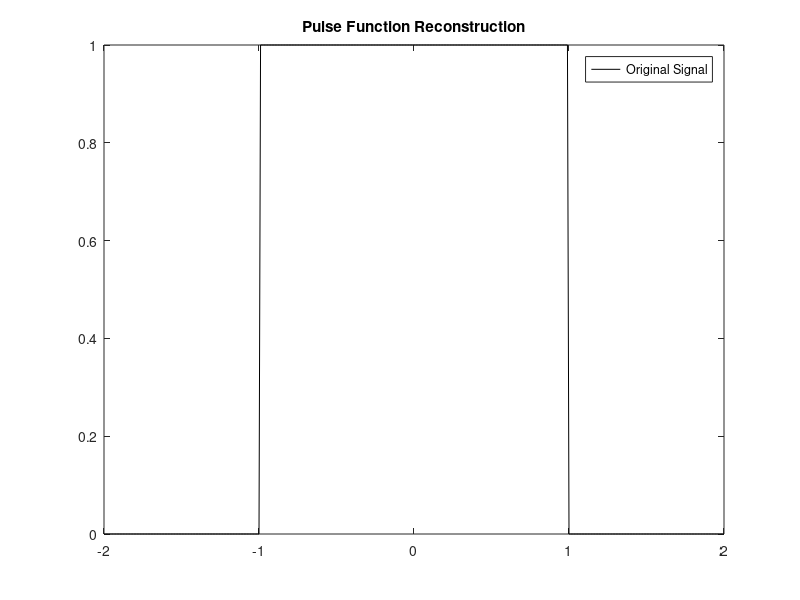

MATLAB code to generate this figure: (Note: this script raises an error after producing the figure.)
%% Rectangular Pulse Function Overlap presentation + Gibbs Phenomena


%Parameters declaration:
T1=1;T=4;N=[1,3,7,19,79];

%Function definition:
time = -T/2:0.01:T/2;    
    
x = zeros(size(time));
x(time<=-T1) = 0;
x( (time > -T1) & (time < T1) ) = 1;
x(time>=T1) = 0;

%The color vector below is critical for an efficient data visualization
Colors = ['y','m','c','r','g','b'];
    
figure;
plot(time,x,'k');title('Pulse Function Reconstruction');hold on;
legend('Original Signal')
%The following loop generates the legend for each function accordingly
for j=1:5
   fReconsta = FindFourierCoeff(time, x, N(j));
   txt=['Reconstructed Signal N=',num2str(N(j))];
   plot(time, fReconsta,Colors(j),'DisplayName',txt);
   hold on;         
end
hold off;
legend show;
function [fReconst] = FindFourierCoeff(time, fOrig, k)
    dx = time(2) - time(1);
    a0 = (1/pi) .* sum(fOrig.*dx);
        
    sumVal = 0;
    aN = zeros(k, 1);
    bN = zeros(k, 1);
    for iter = 1:k
        aN(iter) = (1/pi) .* sum(fOrig.*cos(iter*time).*dx);
        bN(iter) = (1/pi) .* sum(fOrig.*sin(iter*time).*dx);
        
        sumVal = sumVal + aN(iter).*cos(iter.*time) + bN(iter).*sin(iter.*time);
    end
    
    fReconst = a0/2 + sumVal;

end